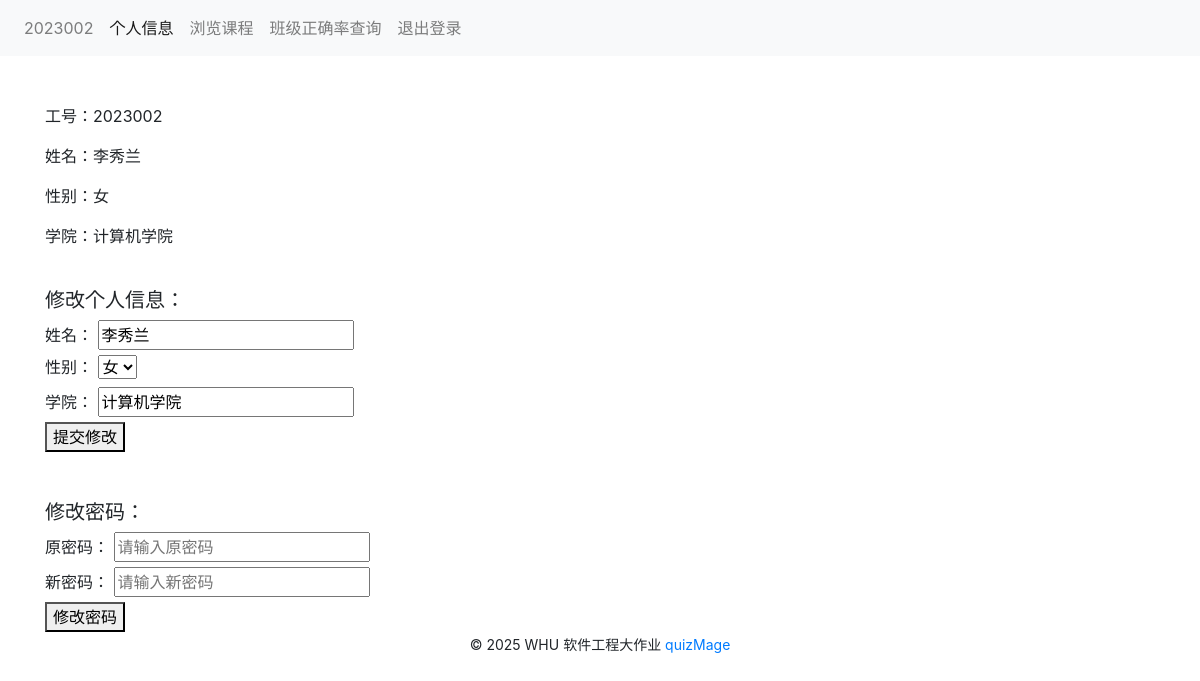
Screenshot of /teacher/2023002/account with the database file from the repository.
### tables this page shows
CREATE TABLE "teacher" (
  "tno" INTEGER NOT NULL,
  "name" TEXT,
  "password" TEXT NOT NULL,
  "gender" char(2),
  "college" TEXT
);

### views/teacher_views.py (the view, shortened to what this page needs)
@teacher_bp.route('/<int:tno>/account', methods=['GET', 'POST'])
def teacher_account(tno):
    result, _ = get_sql("SELECT * FROM teacher WHERE tno='%s'" % tno)
    if not result:
        flash(u'教师信息不存在', 'danger')
        return redirect(url_for('some_error_page'))  # 可修改为适当的页面
    teacher_info = {
        'tno': result[0][0],
        'name': result[0][1],
        'password': result[0][2],  # 需要用于密码验证
        'gender': result[0][3],
        'college': result[0][4]
    }
    return render_template('teacher_account.html', **teacher_info)

### db_sqlite.py (called while the page is built)
def open_db():
    database = "./database.db"
    conn = sqlite3.connect(database)
    return conn

def get_sql(sql, conn=None):
    close_conn = False
    if conn is None:
        conn = open_db()
        close_conn = True
    cur = conn.cursor()
    cur.execute(sql)
    fields = [field[0] for field in cur.description]
    result = cur.fetchall()
    cur.close()
    if close_conn:
        close_db(conn)
    return result, fields

### templates/teacher_account.html (shortened to what this page needs)
{% extends 'teacher.html' %}
{% from 'bootstrap/form.html' import render_form %}
{% block content %}
    <br>
    <p>工号：{{ tno }}</p>
    <p>姓名：{{ name }}</p>
    <p>性别：{{ gender }}</p>
    <p>学院：{{ college }}</p>
    <br>
    <div>
    <form method="POST" action="{{ url_for('teacher_bp.teacher_account', tno=tno) }}">
        <h5>修改个人信息：</h5>
        <div>
            <label for="name">姓名：</label>
            <input type="text" name="name" value="{{ name }}" required>
        </div>
        <div>
            <label for="gender">性别：</label>
            <select name="gender" required>
                <option value="女" {% if gender == '女' %}selected{% endif %}>女</option>
            </select>
        </div>
        <div>
            <label for="college">学院：</label>
            <input type="text" name="college" value="{{ college }}" required>
        </div>
        <button type="submit" name="action" value="update_info">提交修改</button>
    </form>
        <br><br>
    <form method="POST" action="{{ url_for('teacher_bp.teacher_account', tno=tno) }}">
        <div>
            <h5>修改密码：</h5>
            <div>
                <label >原密码：</label>
                <input type="password" name="secret" placeholder="请输入原密码">
            </div>
            <div>
                <label >新密码：</label>
                <input type="password" name="password" placeholder="请输入新密码">
            </div>
            <button type="submit" name="action" value="update_password">修改密码</button>
        </div>
    </form>
    </div>
{% endblock %}

### templates/teacher.html
{% extends 'base.html' %}
{% from 'bootstrap/nav.html' import render_nav_item %}
{% block head %}
    {{ render_nav_item('teacher_bp.profile', tno, tno=tno) }}
    {{ render_nav_item('teacher_bp.teacher_account', '个人信息', tno=tno) }}
    {{ render_nav_item('teacher_bp.teacher_course', '浏览课程', tno=tno) }}
    {{ render_nav_item('teacher_bp.teacher_score', '班级正确率查询', tno=tno) }}
    {{ render_nav_item('login_bp.index', '退出登录') }}
{% endblock %}

### rows the page displays
teacher: tno "2023002", tno "个人信息", tno "浏览课程", tno "班级正确率查询", name "李秀兰", college "计算机学院"

### other values shown
{{ render_nav_item('login_bp.index', '退出登录') }} "退出登录"
{{ gender }} "女"
